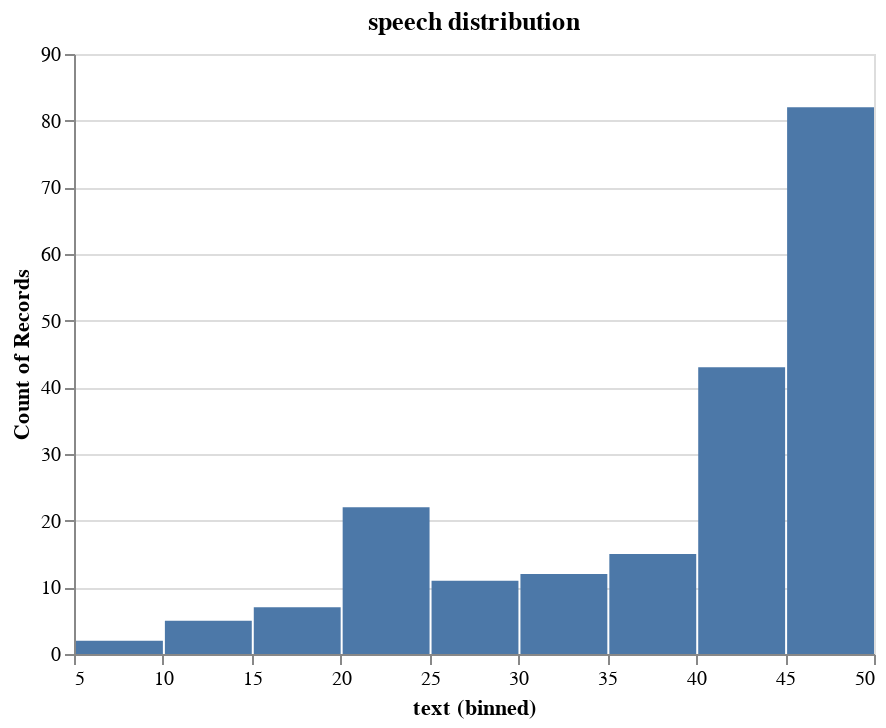

The notebook cell this image was saved under:
### Code cell
alt.Chart(by_country,title='speech distribution').mark_bar().encode(x=alt.X('text',bin=True),y='count()')

### Figure 1 — Vega-Lite specification as saved in the notebook (floating-point values rounded to 4 significant figures; data arrays with more than 128 entries replaced by an {"elided": "..."} marker saying what was removed)
{"$schema": "https://vega.github.io/schema/vega-lite/v2.6.0.json", "config": {"view": {"height": 300, "width": 400}}, "data": {"name": "data-fe1a63bd77ed40aff3ec8837f956f973"}, "datasets": {"data-fe1a63bd77ed40aff3ec8837f956f973": {"elided": "199 records"}}, "encoding": {"x": {"bin": true, "field": "text", "type": "quantitative"}, "y": {"aggregate": "count", "type": "quantitative"}}, "mark": "bar", "title": "speech distribution"}
